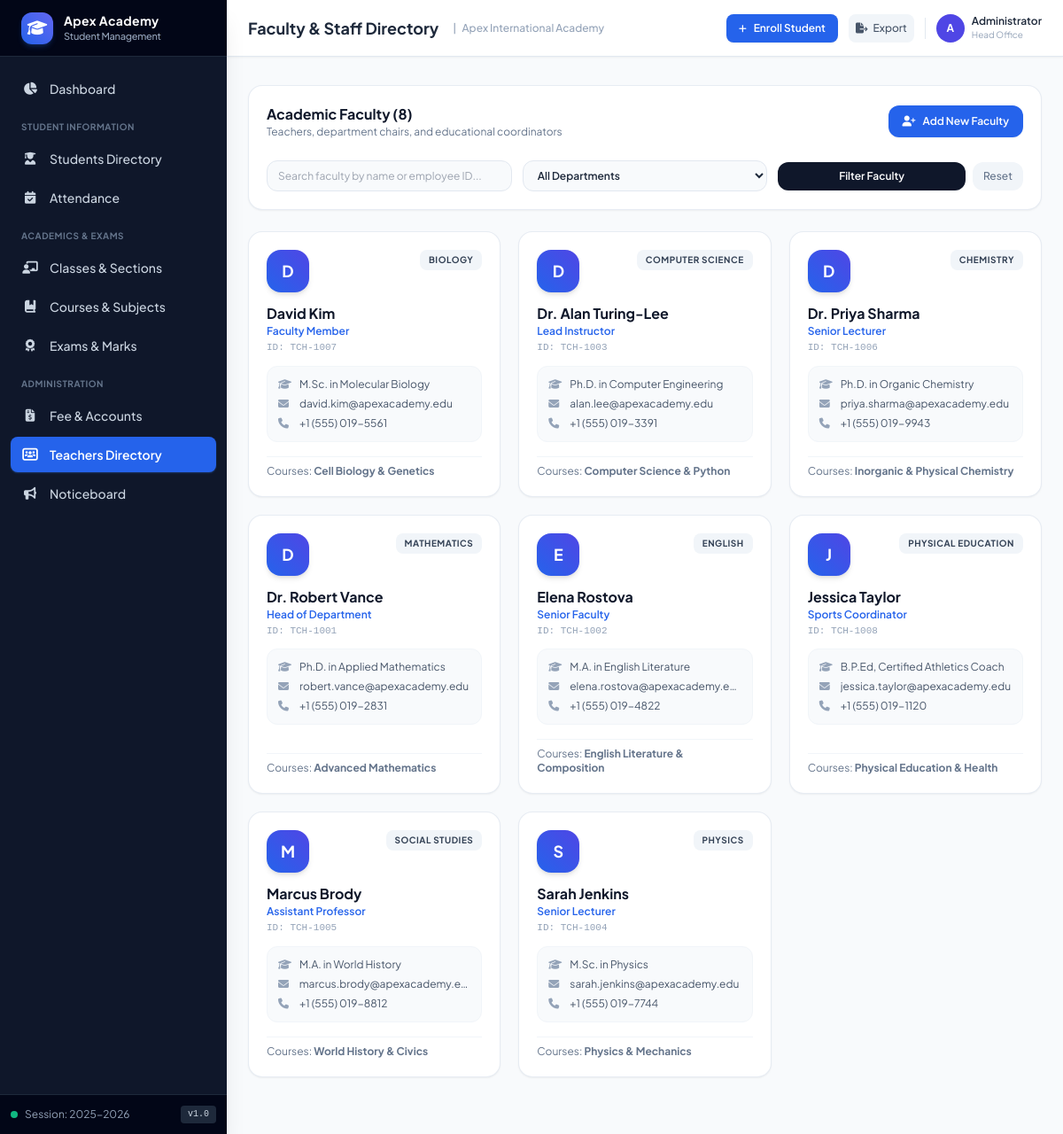
The page /teachers on the database its author committed.
### tables this page shows
CREATE TABLE teachers (
        id INTEGER PRIMARY KEY AUTOINCREMENT,
        employee_id TEXT UNIQUE NOT NULL,
        full_name TEXT NOT NULL,
        email TEXT UNIQUE NOT NULL,
        phone TEXT,
        department TEXT NOT NULL,
        designation TEXT NOT NULL,
        qualification TEXT,
        join_date TEXT NOT NULL,
        status TEXT DEFAULT 'Active'
    );

### app.py (the view)
@app.route('/teachers')
def teachers_list():
    dept = request.args.get('department', '').strip()
    search = request.args.get('q', '').strip()
    query = """
        SELECT t.*,
               GROUP_CONCAT(sub.name, ', ') as subjects_taught
        FROM teachers t
        LEFT JOIN subjects sub ON t.id = sub.teacher_id
        WHERE 1=1
    """
    params = []
    if dept:
        query += " AND t.department = ?"
        params.append(dept)
    if search:
        query += " AND (t.full_name LIKE ? OR t.employee_id LIKE ? OR t.email LIKE ?)"
        term = f"%{search}%"
        params.extend([term, term, term])
    query += " GROUP BY t.id ORDER BY t.full_name ASC"
    teachers = query_db(query, params)
    departments = query_db("SELECT DISTINCT department FROM teachers ORDER BY department")
    return render_template(
        'teachers/index.html',
        teachers=teachers,
        departments=[d['department'] for d in departments],
        selected_dept=dept,
        search=search
    )

### app.py (called while the page is built)
@app.context_processor
def inject_global_settings():
    return {
        'school_name': config.SCHOOL_NAME,
        'school_tagline': config.SCHOOL_TAGLINE,
        'school_address': config.SCHOOL_ADDRESS,
        'school_contact': config.SCHOOL_CONTACT,
        'academic_year': config.SCHOOL_ACADEMIC_YEAR,
        'now': datetime.now()
    }

### database.py (called while the page is built)
def get_db():
    conn = sqlite3.connect(DATABASE_PATH)
    conn.row_factory = sqlite3.Row
    conn.execute("PRAGMA foreign_keys = ON")
    return conn

def query_db(query, args=(), one=False):
    conn = get_db()
    try:
        cur = conn.cursor()
        cur.execute(query, args)
        rv = cur.fetchall()
        return (rv[0] if rv else None) if one else rv
    finally:
        conn.close()

### templates/teachers/index.html (shortened to what this page needs)
{% extends "base.html" %}
{% block header_title %}Faculty & Staff Directory{% endblock %}
{% block content %}
<div class="space-y-6 pb-12">
    <div class="bg-white p-5 rounded-2xl border border-slate-200/80 shadow-sm space-y-4">
        <div class="flex flex-col sm:flex-row items-center justify-between gap-4">
            <div>
                <h3 class="text-base font-bold text-slate-900">Academic Faculty ({{ teachers|length }})</h3>
                <p class="text-xs text-slate-500">Teachers, department chairs, and educational coordinators</p>
            </div>
            <button onclick="openModal('addTeacherModal')" class="inline-flex items-center gap-2 bg-blue-600 hover:bg-blue-700 text-white text-xs font-semibold px-4 py-2.5 rounded-xl transition-colors shadow-sm">
                <i class="fa-solid fa-user-plus"></i>
                <span>Add New Faculty</span>
            </button>
        </div>
        <form method="GET" action="{{ url_for('teachers_list') }}" class="grid grid-cols-1 sm:grid-cols-3 gap-3 pt-2">
            <input type="text" name="q" value="{{ search }}" placeholder="Search faculty by name or employee ID..."
                class="w-full bg-slate-50 border border-slate-200 rounded-xl px-3 py-2 text-xs focus:ring-2 focus:ring-blue-500">
            <select name="department" class="w-full bg-slate-50 border border-slate-200 rounded-xl px-3 py-2 text-xs focus:ring-2 focus:ring-blue-500 font-semibold">
                <option value="">All Departments</option>
            </select>
            <div class="flex items-center gap-2">
                <button type="submit" class="w-full bg-slate-900 hover:bg-slate-800 text-white text-xs font-semibold py-2 rounded-xl transition-colors">
                    Filter Faculty
                </button>
                <a href="{{ url_for('teachers_list') }}" class="px-3 py-2 text-xs font-medium text-slate-500 hover:text-slate-800 bg-slate-100 rounded-xl">
                    Reset
                </a>
            </div>
        </form>
    </div>
    <div class="grid grid-cols-1 md:grid-cols-2 lg:grid-cols-3 gap-5">
        {% for t in teachers %}
        <div class="bg-white p-5 rounded-2xl border border-slate-200/80 shadow-sm hover:border-blue-300 transition-all flex flex-col justify-between space-y-4">
            <div class="space-y-3">
                <div class="flex items-start justify-between">
                    <div class="w-12 h-12 rounded-2xl bg-gradient-to-tr from-blue-600 to-indigo-600 text-white flex items-center justify-center font-bold text-lg shadow-md">
                        {{ t.full_name[:1] }}
                    </div>
                    <span class="text-[10px] font-bold uppercase tracking-wider bg-slate-100 text-slate-700 px-2.5 py-1 rounded-lg">
                        {{ t.department }}
                    </span>
                </div>
                <div>
                    <h4 class="text-base font-bold text-slate-900">{{ t.full_name }}</h4>
                    <p class="text-xs font-semibold text-blue-600">{{ t.designation }}</p>
                    <p class="text-[11px] text-slate-400 font-mono mt-0.5">ID: {{ t.employee_id }}</p>
                </div>
                <div class="bg-slate-50 p-3 rounded-xl border border-slate-100 text-xs space-y-1.5 text-slate-600">
                    <div class="flex items-center gap-2 truncate">
                        <i class="fa-solid fa-graduation-cap text-slate-400 w-4"></i>
                        <span class="truncate">{{ t.qualification or 'Faculty Member' }}</span>
                    </div>
                    <div class="flex items-center gap-2 truncate">
                        <i class="fa-solid fa-envelope text-slate-400 w-4"></i>
                        <span class="truncate">{{ t.email }}</span>
                    </div>
                    <div class="flex items-center gap-2">
                        <i class="fa-solid fa-phone text-slate-400 w-4"></i>
                        <span>{{ t.phone or 'N/A' }}</span>
                    </div>
                </div>
            </div>
            <div class="pt-2 border-t border-slate-100 text-xs flex items-center justify-between text-slate-500">
                <span>Courses: <b>{{ t.subjects_taught or 'General' }}</b></span>
            </div>
        </div>
        {% endfor %}
    </div>
</div>
{% endblock %}

### static/css/styles.css (style rules this page uses)
body { font-family: 'Plus Jakarta Sans', system-ui, -apple-system, sans-serif; }

### rows shown on the page
teachers: full_name "D", department "BIOLOGY", full_name "David Kim", designation "Faculty Member", employee_id "TCH-1007", qualification "M.Sc. in Molecular Biology", email "david.kim@apexacademy.edu", phone "+1 (555) 019-5561", subjects_taught "Cell Biology & Genetics"
teachers: full_name "D", department "COMPUTER SCIENCE", full_name "Dr. Alan Turing-Lee", designation "Lead Instructor", employee_id "TCH-1003", qualification "Ph.D. in Computer Engineering", email "alan.lee@apexacademy.edu", phone "+1 (555) 019-3391", subjects_taught "Computer Science & Python"
teachers: full_name "D", department "CHEMISTRY", full_name "Dr. Priya Sharma", designation "Senior Lecturer", employee_id "TCH-1006", qualification "Ph.D. in Organic Chemistry", email "priya.sharma@apexacademy.edu", phone "+1 (555) 019-9943", subjects_taught "Inorganic & Physical Chemistry"
teachers: full_name "D", department "MATHEMATICS", full_name "Dr. Robert Vance", designation "Head of Department", employee_id "TCH-1001", qualification "Ph.D. in Applied Mathematics", email "robert.vance@apexacademy.edu", phone "+1 (555) 019-2831", subjects_taught "Advanced Mathematics"
teachers: full_name "E", department "ENGLISH", full_name "Elena Rostova", designation "Senior Faculty", employee_id "TCH-1002", qualification "M.A. in English Literature", email "elena.rostova@apexacademy.e…", phone "+1 (555) 019-4822", subjects_taught "English Literature & Composition"
teachers: full_name "J", department "PHYSICAL EDUCATION", full_name "Jessica Taylor", designation "Sports Coordinator", employee_id "TCH-1008", qualification "B.P.Ed, Certified Athletics Coach", email "jessica.taylor@apexacademy.edu", phone "+1 (555) 019-1120", subjects_taught "Physical Education & Health"
teachers: full_name "M", department "SOCIAL STUDIES", full_name "Marcus Brody", designation "Assistant Professor", employee_id "TCH-1005", qualification "M.A. in World History", email "marcus.brody@apexacademy.e…", phone "+1 (555) 019-8812", subjects_taught "World History & Civics"
teachers: full_name "S", department "PHYSICS", full_name "Sarah Jenkins", designation "Senior Lecturer", employee_id "TCH-1004", qualification "M.Sc. in Physics", email "sarah.jenkins@apexacademy.edu", phone "+1 (555) 019-7744", subjects_taught "Physics & Mechanics"

### other values the page prints
{{ academic_year }} "2025-2026"
{{ school_name }} "Apex International Academy"
{{ teachers|length }} "8"
